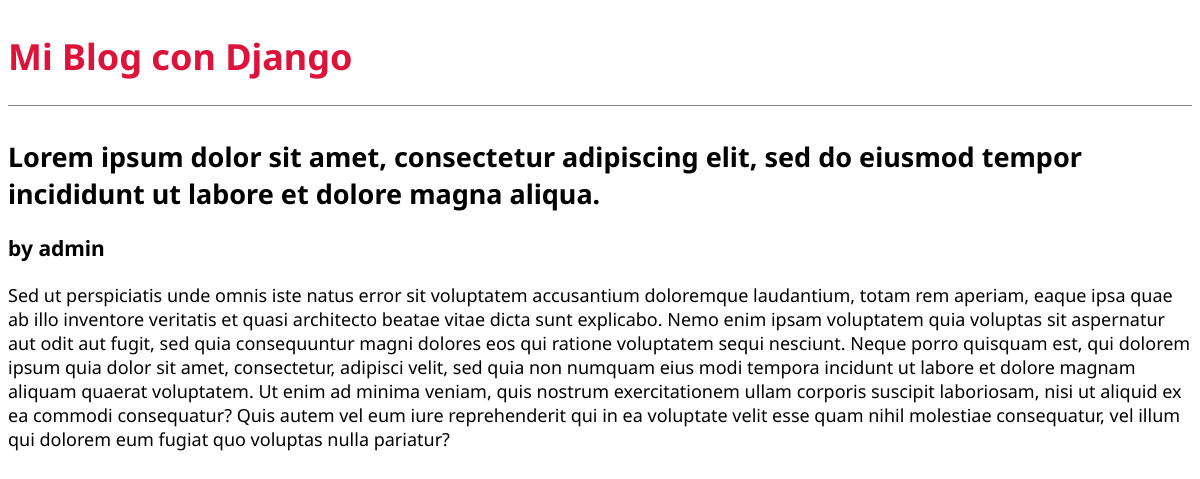
The app's page /post/1/ with its own data.
### blog/models.py (models this page shows, shortened)
class Post(models.Model):
    title = models.CharField(max_length=200)
    author = models.ForeignKey(
        'auth.User',
        on_delete= models.CASCADE,
    )
    body = models.TextField()

### blog/views.py (the view)
# urls.py: path('post/<int:pk>/', BlogDetailView.as_view(), name='post_detail'),
class BlogDetailView(DetailView):
    model = Post
    template_name = 'post_detail.html'

### templates/post_detail.html
{% extends 'base.html' %}
{% block content %}
    <div class="post-entry">
        <h2>{{ post.title }}</h2>
        <h3>by {{ post.author }}</h3>
        <p>{{ post.body }}</p>
    </div>
{% endblock content %}

### static/css/base.css (style rules this page uses)
body { font-family: 'Noto Sans', sans-serif; font-size: 18px; }
.post-entry { margin-bottom: 2rem; }
.post-entry h2 { margin: 0.5rem 0; }
.post-entry p { margin: 0; font-weight: 400; }

### records on screen
Post: title "Lorem ipsum dolor sit amet, consectetur adipiscing elit, sed do eiusmod tempor incididunt ut labore et dolore magna aliqua.", author "admin", body "Sed ut perspiciatis unde omnis iste natus error sit voluptatem accusantium doloremque laudantium, totam rem aperiam, eaque ipsa quae ab illo inventore veritatis et quasi architecto beatae vitae dicta sunt explicabo. Nemo enim ipsam voluptatem quia voluptas sit aspernatur aut odit aut fugit, sed quia consequuntur magni dolores eos qui ratione voluptatem sequi nesciunt. Neque porro quisquam est, qui dolorem ipsum quia dolor sit amet, consectetur, adipisci velit, sed quia non numquam eius modi tempora incidunt ut labore et dolore magnam aliquam quaerat voluptatem. Ut enim ad minima veniam, quis nostrum exercitationem ullam corporis suscipit laboriosam, nisi ut aliquid ex ea commodi…"
